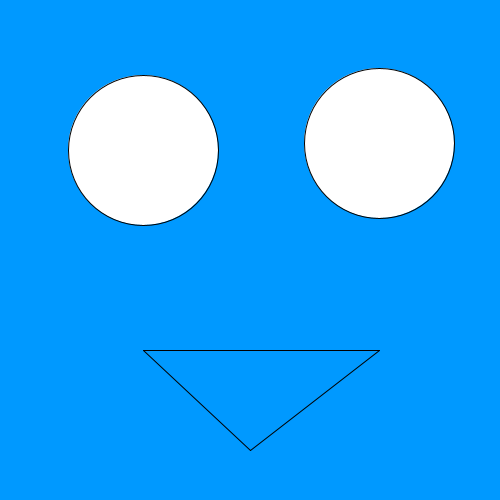
Frame 1 (no input)
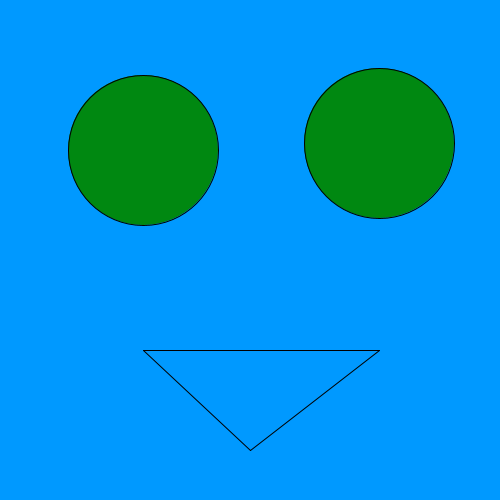
Frame 60 (the mouse pressed at the canvas centre just before this capture)
Frame 120 (the mouse held since frame 60 and released just before this capture): identical to frame 1, image omitted

The Processing sketch that drew these frames (run headless with seeded random() and noise(); from frame 60 on, the mouse is pressed at the canvas centre):

// Processing sketch: First_Sketch
// ── First_Sketch.pde
void setup()
{
  size(500, 500);
}

void draw()
{ 
  background( 0, 153, 255);
  
  println(mouseX);
  println(mouseY);

  ellipse(143, 150, 150, 150);
  ellipse(379, 143, 150, 150);
  line(143, 350, 379, 350);
  line(143, 350, 250, 450);
  line(250, 450, 379, 350);

  if (mousePressed)
  {
    fill(255, 255, 255);
  } else
  {
    fill (0, 136, 17);
  }
}
